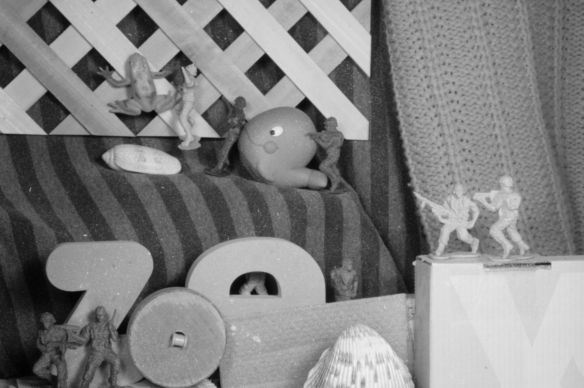
#> input picture optical_flow/images/Army/frame10.png, 584 x 388 px, found by its file name
$ jupyter execute --allow-errors assiginment5.ipynb
#> lines starting #> are read from the running program, lines starting #| are printed output that depends on the picture; after the words box and inside, x2 and y2 are one past the last pixel; in counts of white or black regions, pixels touching at a corner belong together
## Optical Flow implementation
## Name : Nitin kandpal
## Roll Number : 2018802004

[cell 1]
import matplotlib.pyplot as plt
import numpy as np
import cv2

[cell 2]
#write the optical flow function with close loop solution

[cell 3]
def optical_flow(img1, img2, window_size,mg_thre):

    kernel_x = np.array([[-1., 1.], [-1., 1.]])
    kernel_y = np.array([[-1., -1.], [1., 1.]])
    kernel_t = np.array([[1., 1.], [1., 1.]])
    half_window = int(np.floor(window_size/2))

    magnitude = img1.copy()             # cv2.cvtColor(img1,cv2.COLOR_GRAY2BGR)

    img1 = cv2.cvtColor(img1,cv2.COLOR_BGR2GRAY)
    img2 = cv2.cvtColor(img2,cv2.COLOR_BGR2GRAY)
    #magnitude = np.zeros(img1.shape)
    direction = np.zeros(img2.shape)
    img1 = img1 / 255. # normalize pixels
    img2 = img2 / 255. # normalize pixels

    #calculating fx fy and ft for full image
    Ix = cv2.filter2D(img1,-1,kernel_x)
    Iy = cv2.filter2D(img1,-1,kernel_y)
    It = cv2.filter2D(img1,-1,kernel_t) + cv2.filter2D(img2,-1,-kernel_t)
    u = np.zeros(img1.shape)
    v = np.zeros(img2.shape)

    X = []
    Y = []
    U = []
    V = []

    # within window window_size * window_size
    for i in range(half_window, img1.shape[0]-half_window):
        for j in range(half_window, img1.shape[1]-half_window):
            fx = Ix[i-half_window:i+half_window+1, j-half_window:j+half_window+1].flatten()
            fy = Iy[i-half_window:i+half_window+1, j-half_window:j+half_window+1].flatten()
            ft = It[i-half_window:i+half_window+1, j-half_window:j+half_window+1].flatten()

            sum_fx_square = np.sum(np.square(np.multiply(fx,fx)))
            sum_fy_square = np.sum(np.square(np.multiply(fy,fy)))
            sum_fx_fy = np.sum(np.square(np.multiply(fx,fy)))
            sum_fx_ft = np.sum(np.square(np.multiply(fx,ft)))
            sum_fy_ft = np.sum(np.square(np.multiply(fy,ft)))
            whole_sum_fx_fy = np.square(np.sum(np.multiply(fx,fy)))


            # [11 lines of commented-out code are left out]

            u1 = (- sum_fy_square * sum_fx_ft + sum_fx_fy * sum_fy_ft) / (sum_fx_square * sum_fy_square  - whole_sum_fx_fy)
            v1 = (sum_fx_ft* sum_fx_fy - sum_fx_square* sum_fy_ft) / (sum_fx_square * sum_fy_square  - whole_sum_fx_fy)


            # [6 lines of commented-out code are left out]

            if (np.sqrt(np.square(u1)+ np.square(v1)) > mg_thre):

                #magnitude[i,j] = np.sqrt(np.square(u1)+ np.square(v1))
                #direction[i,j] = np.arctan(v1/u1)

                magnitude[i,j,2] = 255
                magnitude[i,j,1] = 0
                magnitude[i,j,0] = 0
                #direction[i,j] = np.arctan(v1/u1)

                R = np.sqrt(np.square(u1)+ np.square(v1))
                T = np.arctan(v1/u1)+90


                #u[i,j] = R * np.cos(T)
                #v[i,j] =  R * np.sin(T)

                X.append(j)
                Y.append(i)
                U.append(R * np.cos(T))
                V.append(R * np.sin(T))

                #print (180*np.arctan(v1/u1)/2*np.pi)

    #return magnitude,direction,u,v

    return np.array(X),np.array(Y),np.array(U),np.array(V),magnitude

### read the images

[cell 4]
img1_path = '/home/lord/cv_assignment/assignment5/eval-data-gray/Army/frame10.png'
img2_path = '/home/lord/cv_assignment/assignment5/eval-data-gray/Army/frame11.png'

img1 = cv2.imread(img1_path)
#> img1 is the input picture: shape (388, 584, 3); min 2, max 244, mean 129.5
img2 = cv2.imread(img2_path)
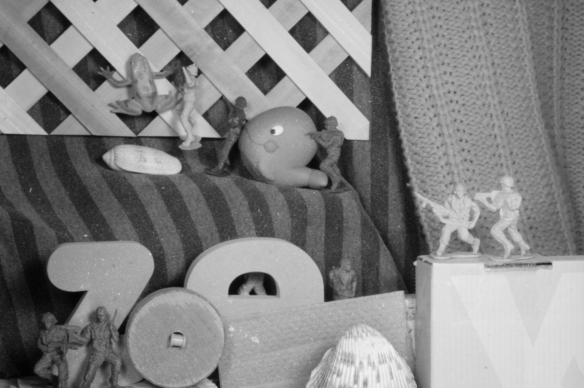
#> input picture optical_flow/images/Army/frame11.png, 584 x 388 px, found by its file name
#> img2 is the input picture: shape (388, 584, 3); min 2, max 244, mean 130.8
window_size = 3
X,Y,U,V,magnitude = optical_flow(img1, img2, window_size,1)
#> after the loop in optical_flow, `for i in range(half_window, img1.shape[0]-half_window):`:
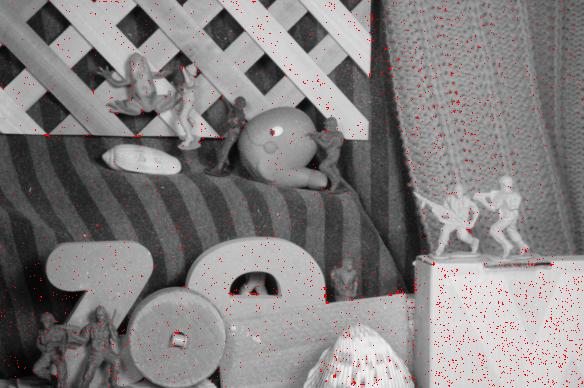
#> magnitude: shape (388, 584, 3); 1.26% of pixels changed, all inside (x1, y1, x2, y2) = (1, 1, 583, 387)
#> after the loop in optical_flow, `for i in range(half_window, img1.shape[0]-half_window):`: U = 2865 values, max 747.1 at index 743, min -6341.3 at index 1728, mean -12.12; V = 2865 values, max 10773.3 at index 1728, min -2601.9 at index 1761, mean 6.16; X = 2865 values, max 582 at index 653, min 1 at index 519, mean 358.1; Y = 2865 values from 1 to 386
#> Y = 2865 values from 1 to 386
[h,w,c] =img1.shape
#> h = 388; w = 584; c = 3
plt.imshow(img1)
plt.quiver(X, Y, U, V,color='r', linewidth=.5)
plt.show()

[cell 5]
img1_path = '/home/lord/cv_assignment/assignment5/eval-data-gray/Backyard/frame10.png'
img2_path = '/home/lord/cv_assignment/assignment5/eval-data-gray/Backyard/frame11.png'

img1 = cv2.imread(img1_path)
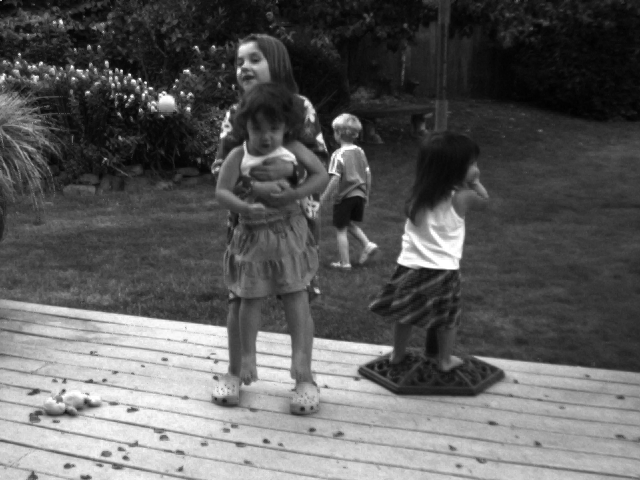
#> input picture optical_flow/images/Backyard/frame10.png, 640 x 480 px, found by its file name
#> img1 is the input picture: shape (480, 640, 3); min 0, max 255, mean 92.1
img2 = cv2.imread(img2_path)
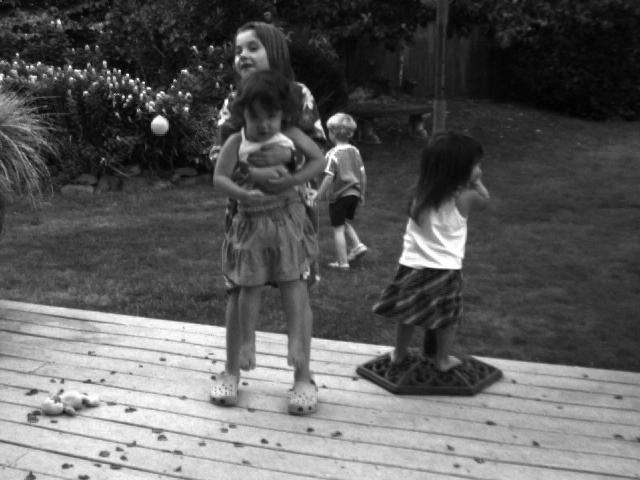
#> input picture optical_flow/images/Backyard/frame11.png, 640 x 480 px, found by its file name
#> img2 is the input picture: shape (480, 640, 3); min 0, max 255, mean 92
window_size = 21
X,Y,U,V,magnitude = optical_flow(img1, img2, window_size,50)
#> call 2 of optical_flow, with window_size = 21, mg_thre = 50
#> in optical_flow (call 2), `kernel_x = np.array([[-1., 1.], [-1., 1.]])`: kernel_x = [[-1, 1], [-1, 1]]
#> in optical_flow (call 2), `kernel_y = np.array([[-1., -1.], [1., 1.]])`: kernel_y = [[-1, -1], [1, 1]]
#> in optical_flow (call 2), `kernel_t = np.array([[1., 1.], [1., 1.]])`: kernel_t = [[1, 1], [1, 1]]
#> in optical_flow (call 2), `half_window = int(np.floor(window_size/2))`: half_window = 10
#> in optical_flow (call 2), `direction = np.zeros(img2.shape)`: direction: shape (480, 640) float64; every value is 0
#> after the loop in optical_flow (call 2), `for i in range(half_window, img1.shape[0]-half_window):`:
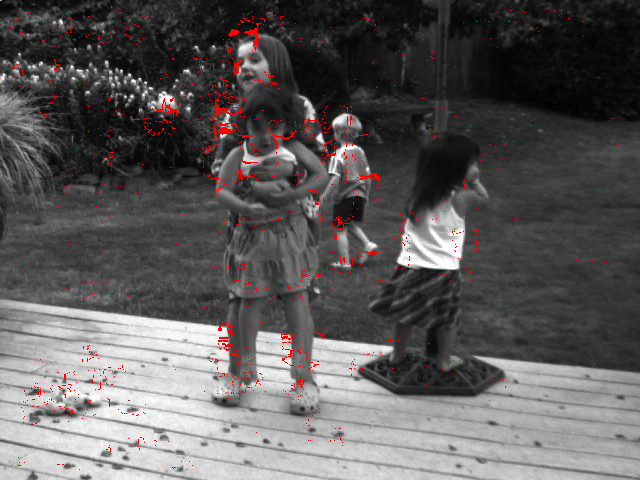
#> magnitude: shape (480, 640, 3); 1.22% of pixels changed, all inside (x1, y1, x2, y2) = (10, 10, 621, 470)
#> after the loop in optical_flow (call 2), `for i in range(half_window, img1.shape[0]-half_window):`: U = 3749 values, max 82.59 at index 867, min -241624.8 at index 3342, mean -431.6; V = 3749 values, max 251452.8 at index 3342, min -56067.2 at index 1244, mean 232.9; X = 3749 values, max 620 at index 2562, min 10 at index 138, mean 248.7; Y = 3749 values from 10 to 469
#> Y = 3749 values from 10 to 469
[h,w,c] =img1.shape
#> h = 480; w = 640
plt.imshow(img1)
plt.quiver(X, Y, U, V,color='r', linewidth=.5)
plt.show()

[cell 6]
#Evergreen

[cell 7]
img1_path = '/home/lord/cv_assignment/assignment5/eval-data-gray/Evergreen/frame10.png'
img2_path = '/home/lord/cv_assignment/assignment5/eval-data-gray/Evergreen/frame11.png'

img1 = cv2.imread(img1_path)
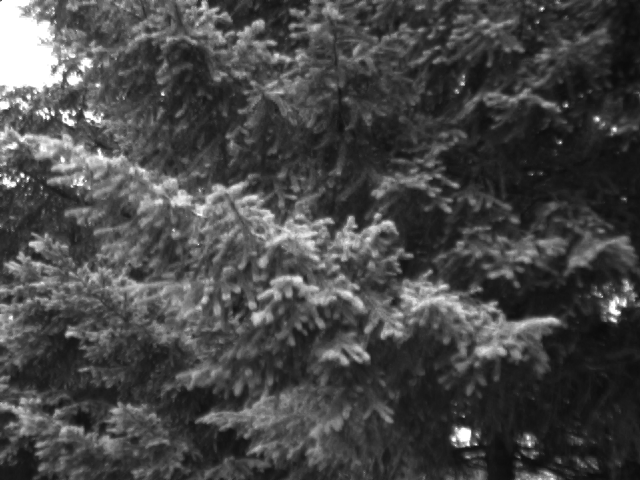
#> input picture optical_flow/images/Evergreen/frame10.png, 640 x 480 px, found by its file name
#> img1 is the input picture: shape (480, 640, 3); min 11, max 255, mean 70.9
img2 = cv2.imread(img2_path)
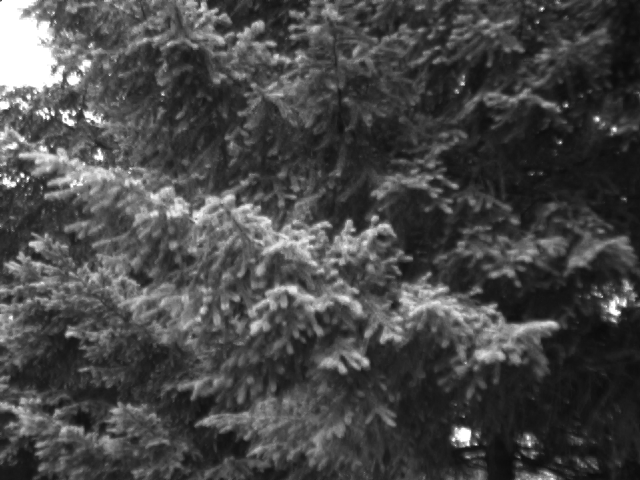
#> input picture optical_flow/images/Evergreen/frame11.png, 640 x 480 px, found by its file name
#> img2 is the input picture: shape (480, 640, 3); min 11, max 255, mean 71.2
window_size = 21
X,Y,U,V,magnitude = optical_flow(img1, img2, window_size,50)
#> call 3 of optical_flow, with window_size = 21, mg_thre = 50
#> after the loop in optical_flow (call 3), `for i in range(half_window, img1.shape[0]-half_window):`:
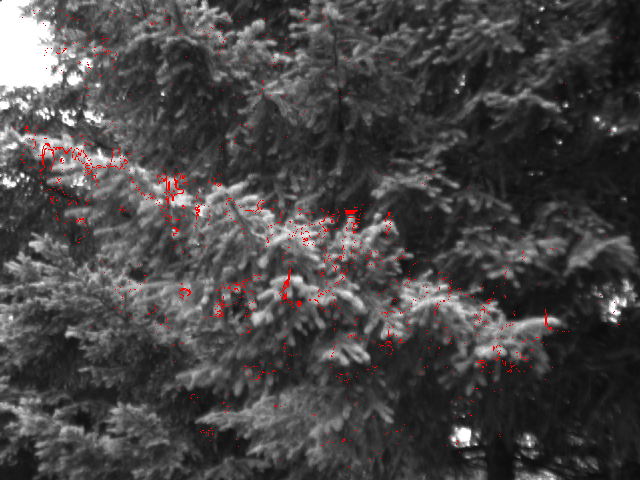
#> magnitude: shape (480, 640, 3); 0.93% of pixels changed, all inside (x1, y1, x2, y2) = (15, 10, 620, 468)
#> after the loop in optical_flow (call 3), `for i in range(half_window, img1.shape[0]-half_window):`: U = 2872 values, max 1416.6 at index 1270, min -38411.6 at index 220, mean -296; V = 2872 values, max 7866.6 at index 792, min -11836.3 at index 2435, mean 40.49; X = 2872 values, max 619 at index 2416, min 15 at index 269, mean 257; Y = 2872 values from 10 to 467
#> Y = 2872 values from 10 to 467
[h,w,c] =img1.shape
plt.imshow(img1)
plt.quiver(X, Y, U, V,color='r', linewidth=.5)
plt.show()

[cell 8]
img1_path = '/home/lord/cv_assignment/assignment5/eval-data-gray/Urban/frame10.png'
img2_path = '/home/lord/cv_assignment/assignment5/eval-data-gray/Urban/frame11.png'

img1 = cv2.imread(img1_path)
img2 = cv2.imread(img2_path)
window_size = 21
X,Y,U,V,magnitude = optical_flow(img1, img2, window_size,10)
#> call 4 of optical_flow, with window_size = 21, mg_thre = 10
#> in optical_flow (call 4), `direction = np.zeros(img2.shape)`: direction: shape (388, 584) float64; every value is 0
#> after the loop in optical_flow (call 4), `for i in range(half_window, img1.shape[0]-half_window):`:
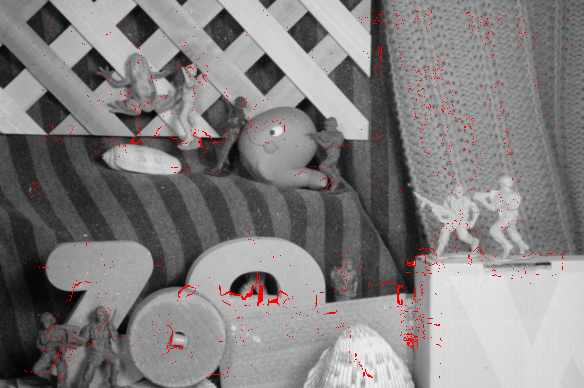
#> magnitude: shape (388, 584, 3); 1.09% of pixels changed, all inside (x1, y1, x2, y2) = (18, 10, 573, 378)
#> after the loop in optical_flow (call 4), `for i in range(half_window, img1.shape[0]-half_window):`: U = 2469 values, max 184.2 at index 1430, min -15919.7 at index 84, mean -47.63; V = 2469 values, max 18946.8 at index 84, min -426.5 at index 747, mean 53.15; X = 2469 values, max 572 at index 174, min 18 at index 118, mean 304.7; Y = 2469 values from 10 to 377
#> Y = 2469 values from 10 to 377
[h,w,c] =img1.shape
#> h = 388; w = 584
plt.imshow(img1)
plt.quiver(X, Y, U, V,color='r', linewidth=.5)
plt.show()
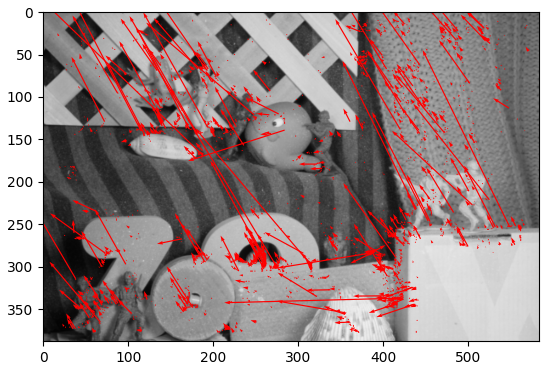
#> figure drawn by matplotlib, 1 panel
